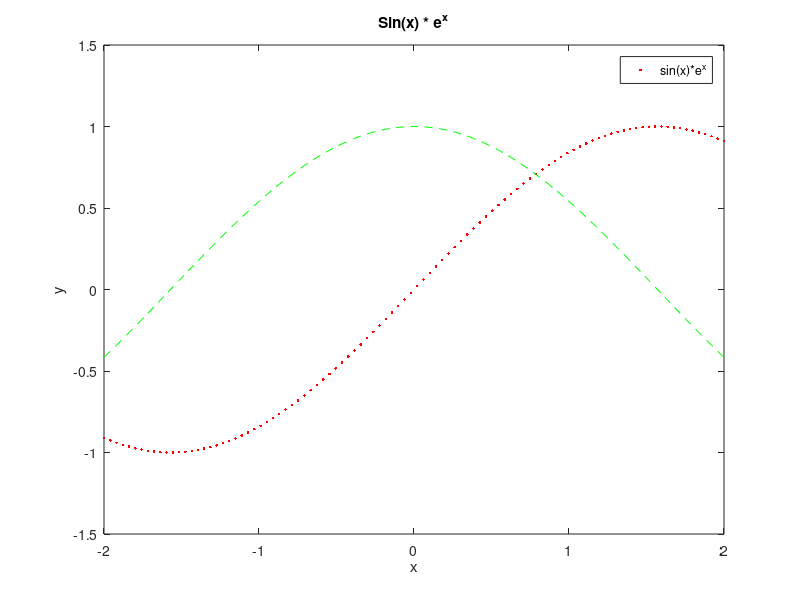

Reproduce this figure in MATLAB.
x = linspace(-2, 2, 100);
y0 = sin(x);
y1 = cos(x);


plot(x, y0, 'r.');
hold on
plot(x, y1, 'g--')
hold off

axis([-2 2 -1.5 1.5]);
title('Sin(x) * e^x');
legend('sin(x)*e^x');
xlabel('x');
ylabel('y');